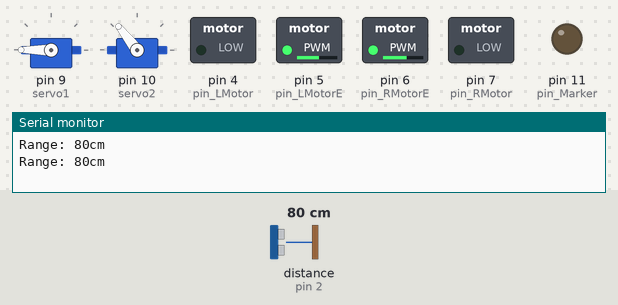
The sketch below on a simulated Arduino Uno, built with avr-gcc and run on an emulated ATmega328P. Shown: 2 × servo, switched loads named in the sketch (green lamp = pin HIGH), output pins drawn as LEDs (lit = HIGH), the last lines printed to the serial monitor. Wiring (inferred from the names in the program): ultrasonic range finder: trigger pin 12; echo pin 2; HMC5883L compass at I2C address 0x1E. Inputs (shaded band) come from the test bench; at power-on: distance to the obstacle (sensor on pin 2) 80 cm. The echo pulse lasts 58.3 µs per cm; pins used as bus, display or sensor lines are not drawn.

Above: at 1.2 s.
1.3 s: distance to the obstacle (sensor on pin 2) set to 17 cm
At 1.74 s:
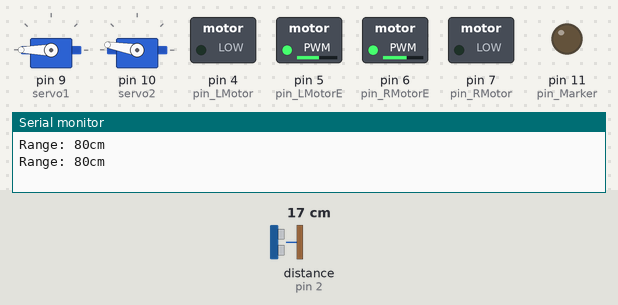
4.8 s: distance to the obstacle (sensor on pin 2) set to 14 cm
At 6.8 s:
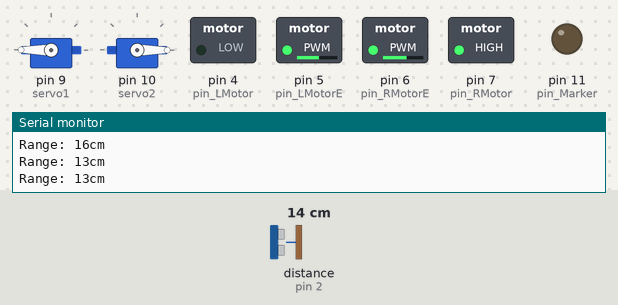
At 7.6 s:
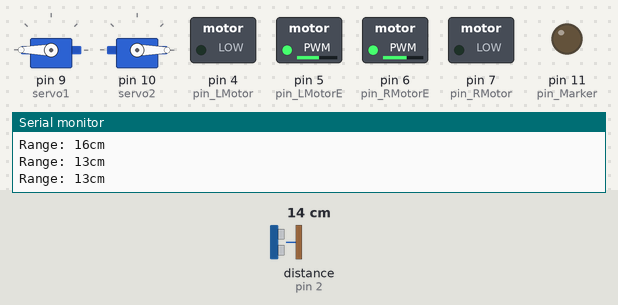
Timing chart, 0 to 15.2 s (numbered marks = the images above; inputs shaded):
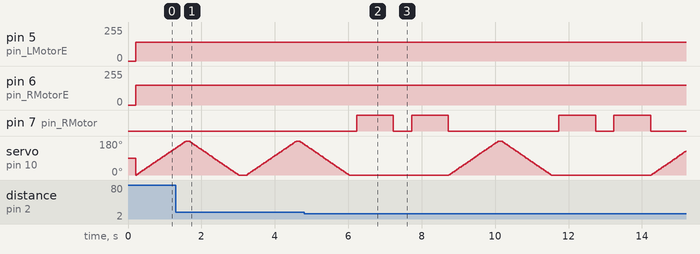

Measured:
- the behaviour switches between 16 and 15 cm on distance to the obstacle (sensor on pin 2) (found by bisection; images 1 and 2)
- after the input at 4.8 s, pin 7 (pin_RMotor): LOW → HIGH after 1.4 s, → LOW 1.0 s later, → HIGH 0.50 s later, → LOW 1.0 s later, … (8 changes in this stretch)

The sketch:

Automated_Mine_Detector.ino
```cpp
 /* Pin Mapping
 DIGITAL   2  |3|  4  |5|  |6|  7  8  |9|  |10|  |11|  12  13
           2       1   1    1   1                 3    2
 */

//Define and setup all pins/constants

#include <Wire.h> //I2C Arduino Library
#include <Servo.h> //Servo Library

 //[1] DriveTrain in PWM Mode
 const int pin_LMotor = 4;
 const int pin_LMotorE = 5; //PWM
 const int pin_RMotor = 7;
 const int pin_RMotorE = 6; //PWM

 //[2] SR04 - Range Sensor
 const int pin_SR04TRIG = 12;
 const int pin_SR04ECHO = 2; //Input

 //[3] Marker
 const int pin_Marker = 11; //PWM

 //[4] Magnetometer
 #define address 0x1E //0011110b, I2C 7bit address of HMC5883

 //[5] Servo1
 Servo servo1;
 int servo1pos = 0;
 Servo servo2;
 int servo2pos = 0;

 //Constants for Drivetrain
 const int FORWARD = LOW;
 const int REVERSE = HIGH;
 const int MAX_PWR = 150;
 boolean Motor_Direction = FORWARD;

 void setup(){
   pinMode(pin_LMotor, OUTPUT);
   pinMode(pin_RMotor, OUTPUT);
   pinMode(pin_SR04TRIG, OUTPUT);
   pinMode(pin_SR04ECHO, INPUT);
   pinMode(pin_Marker, OUTPUT);
   Serial.begin(9600);
   Wire.begin();
   //Put the HMC5883 IC into the correct operating mode
   Wire.beginTransmission(address); //open communication with HMC5883
   Wire.write(0x02); //select mode register
   Wire.write(0x00); //continuous measurement mode
   Wire.endTransmission();
   servo1.attach(9);
   servo2.attach(10);
   Lower_Arm();
 }

 void loop(){

   Ping_Range(); //returns the distance from sr04 for testing purposes

   //lol
    if(Ping_Range() < 15){
      Turn(90, FORWARD);
      delay(1000);
      Move(FORWARD);
      delay(500);
      Turn(90, FORWARD);
      delay(1000);
      Move(FORWARD);

    }
    else {
      Move(FORWARD);
    }
    //still unsure if this is the best way to go about it
   if(servo1pos = 180); {
     Sweep_Arm();
   }

 }
```

DriveTrain.ino
```cpp
void Move(boolean direction){
  int pwr;
  //Convert speed from percentage to analog pwr
  //pwr = 255 * (speed/100);
  digitalWrite(pin_LMotor, direction);
  digitalWrite(pin_RMotor, direction);
  for(pwr = 0; pwr <= MAX_PWR; pwr += 5) {
    analogWrite(pin_LMotorE, pwr-10);
    analogWrite(pin_RMotorE, pwr);
    //delay(30); //Why delay here?
  }
}

void Turn(byte theta, boolean direction) {
  if (theta > 0){//Turn Right
    digitalWrite(pin_RMotor, !direction);
  }else if(theta < 0){//Turn Left
    digitalWrite(pin_LMotor, !direction);
  }
}

void Motor_PowerDown(){
  int pwr;
  for(pwr = Check_MotorPWR(); pwr >=15; pwr -= 15) {
    analogWrite(pin_LMotorE, pwr-10);
    analogWrite(pin_RMotorE, pwr);
    delay(30);
  }
  Serial.println(Check_MotorPWR());
  digitalWrite(pin_LMotorE, LOW);
  digitalWrite(pin_RMotorE, LOW);
  Serial.println(Check_MotorPWR());
}

int Check_MotorPWR(){
  int val = (analogRead(pin_LMotorE) + analogRead(pin_RMotorE))/2;    // read the value from the sensor
  return map(val, 0, 1023, 0, 255);  // make val a number between 0
}
```

Magnetometer.ino
```cpp
void Magnetometer(){
  int x,y,z; //triple axis data

  //Tell the HMC5883L where to begin reading data
  Wire.beginTransmission(address);
  Wire.write(0x03); //select register 3, X MSB register
  Wire.endTransmission();


 //Read data from each axis, 2 registers per axis
  Wire.requestFrom(address, 6);
  if(6<=Wire.available()){
    x = Wire.read()<<8; //X msb
    x |= Wire.read(); //X lsb
    z = Wire.read()<<8; //Z msb
    z |= Wire.read(); //Z lsb
    y = Wire.read()<<8; //Y msb
    y |= Wire.read(); //Y lsb
  }

  //Print out values of each axis
  Serial.print("x: ");
  Serial.print(x);
  Serial.print("  y: ");
  Serial.print(y);
  Serial.print("  z: ");
  Serial.println(z);

  delay(250);
}
```

Marker.ino
```cpp
void Activate_Marker(){
  //Set spray duration
  long spray_duration = 1000;

  int pwr;
  for(pwr = 135; pwr <=255; pwr += 15) {
    analogWrite(pin_Marker, pwr);
    delay(30);  //once marker is at full power, hold steady for 0.03seconds
  }

  delay(spray_duration);

  //Power down pump
  for(pwr = 255; pwr >=60; pwr -= 15) {
    analogWrite(pin_Marker, pwr);
    delay(30);
  }
  digitalWrite(pin_Marker, LOW);
}
```

SR04.ino
```cpp
long microsecondsToCentimeters(long microseconds)
{
// The speed of sound is 340 m/s or 29 microseconds per centimeter.
// The ping travels out and back, so to find the distance of the
// object we take half of the distance travelled.
return microseconds / 29 / 2;
}

long Ping_Range()
{
// establish variables for duration of the ping,
// and the distance result in inches and centimeters:
long duration, cm;

// The sensor is triggered by a HIGH pulse of 10 or more microseconds.
// Give a short LOW pulse beforehand to ensure a clean HIGH pulse:
pinMode(pin_SR04TRIG, OUTPUT);
digitalWrite(pin_SR04TRIG, LOW);
delayMicroseconds(2);
digitalWrite(pin_SR04TRIG, HIGH);
delayMicroseconds(10);
digitalWrite(pin_SR04TRIG, LOW);

// Read the signal from the sensor: a HIGH pulse whose
// duration is the time (in microseconds) from the sending
// of the ping to the reception of its echo off of an object.
duration = pulseIn(pin_SR04ECHO, HIGH);

// convert the time into a distance
cm = microsecondsToCentimeters(duration);

Serial.print("Range: ");
Serial.print(cm);
Serial.print("cm");
Serial.println();
delay(100);
return cm;
}
```

servo.ino
```cpp
void Lower_Arm() {
    servo1.write(180);                    // puts servo at full extension
}

void Sweep_Arm() {
  for(servo2pos = 0; servo2pos < 190; servo2pos += 2)  // goes from 0 degrees to 180 degrees
  {                                  // in steps of 2 degree
    servo2.write(servo2pos);              // tell servo to go to position in variable 'pos'
    delay(15);                       // waits 15ms for the servo to reach the position
  }
  for(servo2pos = 180; servo2pos>=0; servo2pos-=2)     // goes from 180 degrees to 0 degrees
  {
    servo2.write(servo2pos);              // tell servo to go to position in variable 'pos'
    delay(15);                       // waits 15ms for the servo to reach the position
  }

}
```
